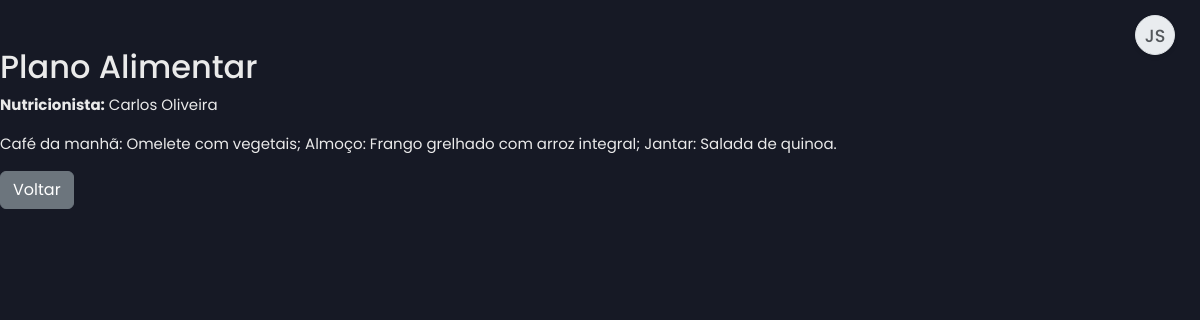
The app's page /diet_plan.php (signed in) with its own data.
### tables this page shows
CREATE TABLE `diet_plans` (
  `id` int(11) NOT NULL,
  `client_id` int(11) NOT NULL,
  `nutritionist_id` int(11) NOT NULL,
  `plan_details` text NOT NULL,
  `created_at` timestamp NOT NULL DEFAULT current_timestamp(),
  `is_active` tinyint(1) DEFAULT 0 COMMENT 'Indica se o plano de dieta está ativo (1=Sim, 0=Não)'
);

CREATE TABLE `users` (
  `id` int(11) NOT NULL,
  `name` varchar(100) NOT NULL,
  `email` varchar(100) NOT NULL,
  `numero_telemovel` varchar(25) DEFAULT NULL COMMENT 'Número de telemóvel do utilizador',
  `password` varchar(255) NOT NULL,
  `role` enum('client','trainer','nutritionist','admin') NOT NULL,
  `token` varchar(255) DEFAULT NULL,
  `reset_token` varchar(255) DEFAULT NULL,
  `reset_token_expires_at` datetime DEFAULT NULL,
  `first_login` tinyint(1) NOT NULL DEFAULT 1,
  `created_at` timestamp NOT NULL DEFAULT current_timestamp(),
  `profile_picture` varchar(255) DEFAULT NULL
);

### diet_plan.php (the view, shortened to what this page needs)
<?php
include 'db.php';
include 'header.php';
?>
<div class="container mt-5">
    <h2>Plano Alimentar</h2>
    <?php
    $stmt = $pdo->prepare("SELECT dp.plan_details, u.name AS nutritionist_name
                           FROM diet_plans dp
                           JOIN users u ON dp.nutritionist_id = u.id
                           WHERE dp.client_id = ?");
    $stmt->execute([$_SESSION['user_id']]);
    $diet_plan = $stmt->fetch();
    if ($diet_plan) {
        echo "<p><strong>Nutricionista:</strong> " . htmlspecialchars($diet_plan['nutritionist_name']) . "</p>";
        echo "<p>" . nl2br(htmlspecialchars($diet_plan['plan_details'])) . "</p>";
    } else {
        echo "<p>Nenhum plano alimentar disponível.</p>";
    }
    ?>
    <a href="dashboard.php" class="btn btn-secondary">Voltar</a>
</div>
<?php
include 'footer.php';
?>

### assets/css/dashboard_cliente.css (style rules this page uses)
:root { --bg-dark-primary: #161925; --bg-dark-secondary: #232A44; --text-light: #EAEAEA; --text-muted: #A0A0B0; --accent-color: #7B4BFF; --accent-color-hover: #6a3ffb; --border-color: #3a3f58; --sidebar-width: 260px; --sidebar-width-collapsed: 80px; --font-family: 'Poppins', sans-serif; }
body.dashboard-body { background-color: var(--bg-dark-primary); color: var(--text-light); font-family: var(--font-family); margin: 0; padding: 0; display: flex; min-height: 100vh; font-size: 15px; }
.container, .container-fluid, .container-lg, .container-md, .container-sm, .container-xl, .container-xxl { padding-left: 0; padding-right: 0; max-width: 100%; }

### assets/css/personalizacao_chat.css (style rules this page uses)
:root { --chat-bg: #FFFFFF; --chat-text: #000000; --chat-border: #D1D1D6; --chat-messages-bg: #FFFFFF; --chat-input-area-bg: #F8F9FA; --chat-input-bg: #FFFFFF; --chat-placeholder-text: #8A8A8E; --chat-sent-bg: #007AFF; --chat-sent-bg-rgb: 0, 122, 255; --chat-sent-text: #FFFFFF; --chat-received-bg: #E5E5EA; --chat-received-text: #000000; --chat-timestamp-sent: #d1eaff; --chat-timestamp-received: #6c757d; }

### records on screen
diet_plans: nutritionist.name "Carlos Oliveira", plan_details "Café da manhã: Omelete com vegetais; Almoço: Frango grelhado com arroz integral; Jantar: Salada de quinoa."

### other values on screen
$user_name_initials "JS"
